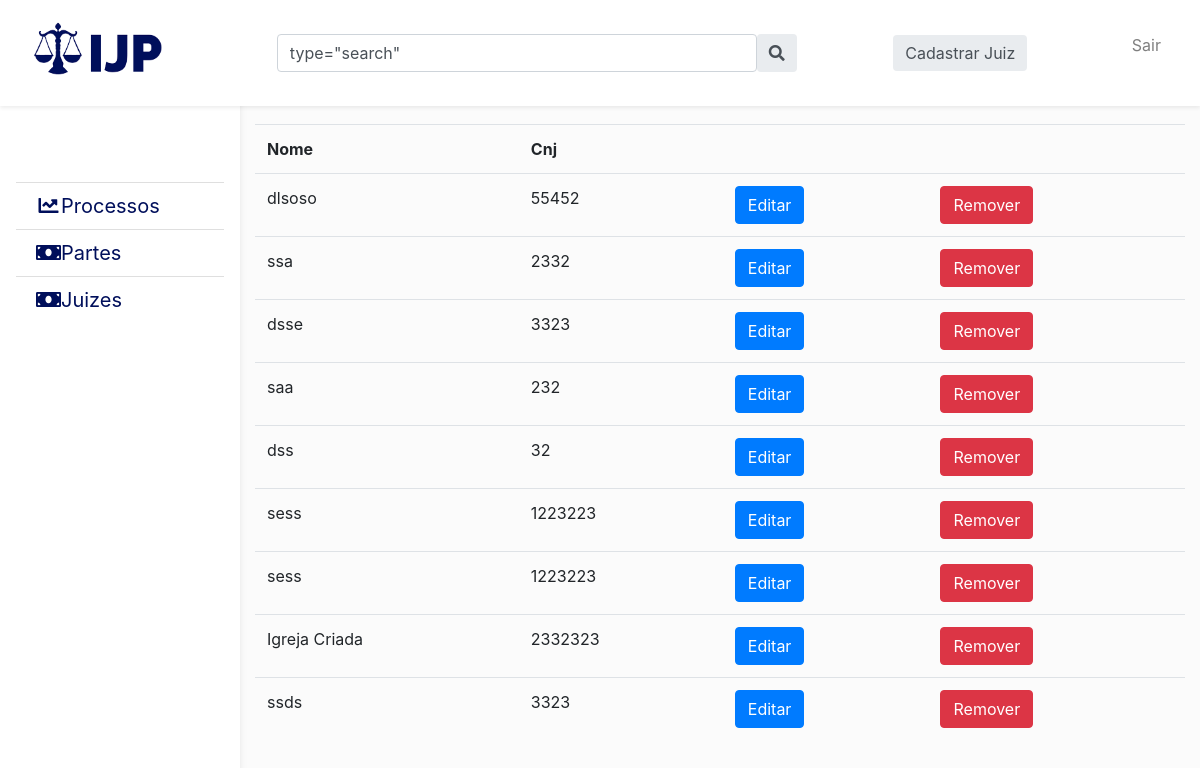
/juizes/ (signed in), run on the app's committed database.
### judge/models.py (models this page shows, shortened)
class Judge(models.Model):
    name = models.CharField(max_length=100, null=False)
    cnj = models.CharField(max_length=18, null=False, )

### judge/views.py (the view)
# urls.py: path('juizes/', views.JudgeList.as_view(), name='list'),
@method_decorator(
    login_required(login_url='process:loginPage', redirect_field_name='next'),
    name='dispatch'
)
class JudgeList(ListView):
    model = Judge
    context_object_name = 'judges'
    ordering = ['-id']
    template_name = 'adm/judge/judgesList.html'
    def get_queryset(self, *args, **kwargs):
        print('HELLO')
        search = self.request.GET.get('search')
        print(search)
        qs = super().get_queryset(*args, **kwargs)
        if search is not None:
            print('akoosjdojo')
            qs = qs.filter(Q(Q(name__icontains=search)
                           | Q(cnj__icontains=search)))
        return qs
    def get_context_data(self, *args, **kwargs):
        judgeForm = JudgeForm()
        ctx = super().get_context_data(*args, **kwargs)
        ctx.update({"active": 3, 'tag': 'Juiz',
                   'judgeForm': judgeForm, 'path': 'list'})
        return ctx

### judge/forms.py
class JudgeForm(forms.ModelForm):
    class Meta:
        model = Judge
        fields = '__all__'
        labels = {
            'name': 'Nome Completo',
            'cnj': 'CNJ',
        }
        widgets = {
            'name': forms.TextInput(attrs={'placeholder': ' Nome Completo',  'class': 'form-control'}),  # noqa
            'cnj': forms.NumberInput(attrs={'placeholder': ' CPF',  'class': 'form-control',  'maxlength': "14"}),  # noqa
        }

### templates/adm/judge/judgesList.html (shortened to what this page needs)
{% extends 'adm/baseAdmin.html' %}
{% block searchInput %}
<form method="GET"  action="?" class="d-none d-md-flex input-group w-auto my-auto">
  <input name="search" autocomplete="off"   value={{request.GET.search}} type="search" class="form-control rounded"
    placeholder='Pesquisar Processos' style="min-width: 10px; width:60vh;" />
  <button  type="submit" class="input-group-text border-0"> <i class="fas fa-search"></i></button>
</form>
{% endblock searchInput %}
{%block button%}
  <button data-toggle="modal" data-target="#exampleModalCenter2" href="#" type="button" class="btn input-group-text border-0">Cadastrar Juiz</button>
{% endblock %}
{%block content%}
<table class="table table-stripped">
    <tbody>
      <tr>
        <td><b>Nome</b></td>
        <td><b>Cnj</b></td>
        <td><b></b></td>
        <td><b></b></td>
      </tr>
      {% for i in judges  %}
      <tr>
        <td>{{i.name}}</td>
        <td>{{i.cnj}}</td>
        <td><a href="{% url 'judge:detail' i.id %}" style="color: #FFF;"  class='btn btn-primary'>Editar</a></td>
        <td><a href="{% url 'judge:delete' i.id %}" style="color: #FFF;" type="submit" class='areSure btn btn-danger'>Remover</a></td>
      </tr>
      {% endfor %}
    </tbody>
  </table>
{% endblock %}

### base_static/css/sidebar.css (style rules this page uses)
body { background-color: #fbfbfb; }

### data on the page
Judge: name "dlsoso", cnj "55452"
Judge: name "ssa", cnj "2332"
Judge: name "dsse", cnj "3323"
Judge: name "saa", cnj "232"
Judge: name "dss", cnj "32"
Judge: name "sess", cnj "1223223"
Judge: name "sess", cnj "1223223"
Judge: name "Igreja Criada", cnj "2332323"
Judge: name "ssds", cnj "3323"
